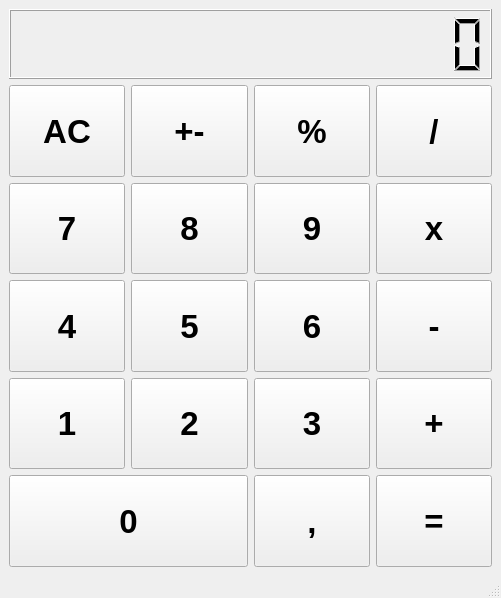
<?xml version="1.0" encoding="UTF-8"?>
<ui version="4.0">
 <class>MainWindow</class>
 <widget class="QMainWindow" name="MainWindow">
  <property name="geometry">
   <rect>
    <x>0</x>
    <y>0</y>
    <width>501</width>
    <height>598</height>
   </rect>
  </property>
  <property name="minimumSize">
   <size>
    <width>345</width>
    <height>372</height>
   </size>
  </property>
  <property name="maximumSize">
   <size>
    <width>501</width>
    <height>598</height>
   </size>
  </property>
  <property name="windowTitle">
   <string>MainWindow</string>
  </property>
  <widget class="QWidget" name="centralWidget">
   <layout class="QVBoxLayout" name="verticalLayout">
    <item>
     <layout class="QGridLayout" name="gridCalculation">
      <item row="0" column="0" colspan="4">
       <widget class="QLCDNumber" name="lcdNumber">
        <property name="sizePolicy">
         <sizepolicy hsizetype="Minimum" vsizetype="Fixed">
          <horstretch>0</horstretch>
          <verstretch>0</verstretch>
         </sizepolicy>
        </property>
        <property name="minimumSize">
         <size>
          <width>0</width>
          <height>70</height>
         </size>
        </property>
        <property name="digitCount">
         <number>15</number>
        </property>
       </widget>
      </item>
      <item row="1" column="0">
       <widget class="QPushButton" name="bAc">
        <property name="sizePolicy">
         <sizepolicy hsizetype="Minimum" vsizetype="Minimum">
          <horstretch>0</horstretch>
          <verstretch>0</verstretch>
         </sizepolicy>
        </property>
        <property name="font">
         <font>
          <pointsize>25</pointsize>
          <weight>75</weight>
          <bold>true</bold>
         </font>
        </property>
        <property name="text">
         <string>AC</string>
        </property>
       </widget>
      </item>
      <item row="1" column="1">
       <widget class="QPushButton" name="bAm">
        <property name="sizePolicy">
         <sizepolicy hsizetype="Minimum" vsizetype="Minimum">
          <horstretch>0</horstretch>
          <verstretch>0</verstretch>
         </sizepolicy>
        </property>
        <property name="font">
         <font>
          <pointsize>25</pointsize>
          <weight>75</weight>
          <bold>true</bold>
         </font>
        </property>
        <property name="text">
         <string>+-</string>
        </property>
       </widget>
      </item>
      <item row="1" column="2">
       <widget class="QPushButton" name="bPercent">
        <property name="sizePolicy">
         <sizepolicy hsizetype="Minimum" vsizetype="Minimum">
          <horstretch>0</horstretch>
          <verstretch>0</verstretch>
         </sizepolicy>
        </property>
        <property name="font">
         <font>
          <pointsize>25</pointsize>
          <weight>75</weight>
          <bold>true</bold>
         </font>
        </property>
        <property name="text">
         <string>%</string>
        </property>
       </widget>
      </item>
      <item row="1" column="3">
       <widget class="QPushButton" name="bDividion">
        <property name="sizePolicy">
         <sizepolicy hsizetype="Minimum" vsizetype="Minimum">
          <horstretch>0</horstretch>
          <verstretch>0</verstretch>
         </sizepolicy>
        </property>
        <property name="font">
         <font>
          <pointsize>25</pointsize>
          <weight>75</weight>
          <bold>true</bold>
         </font>
        </property>
        <property name="text">
         <string>/</string>
        </property>
       </widget>
      </item>
      <item row="2" column="0">
       <widget class="QPushButton" name="b7">
        <property name="sizePolicy">
         <sizepolicy hsizetype="Minimum" vsizetype="Minimum">
          <horstretch>0</horstretch>
          <verstretch>0</verstretch>
         </sizepolicy>
        </property>
        <property name="font">
         <font>
          <pointsize>25</pointsize>
          <weight>75</weight>
          <bold>true</bold>
         </font>
        </property>
        <property name="text">
         <string>7</string>
        </property>
       </widget>
      </item>
      <item row="2" column="1">
       <widget class="QPushButton" name="b8">
        <property name="sizePolicy">
         <sizepolicy hsizetype="Minimum" vsizetype="Minimum">
          <horstretch>0</horstretch>
          <verstretch>0</verstretch>
         </sizepolicy>
        </property>
        <property name="font">
         <font>
          <pointsize>25</pointsize>
          <weight>75</weight>
          <bold>true</bold>
         </font>
        </property>
        <property name="text">
         <string>8</string>
        </property>
       </widget>
      </item>
      <item row="2" column="2">
       <widget class="QPushButton" name="b9">
        <property name="sizePolicy">
         <sizepolicy hsizetype="Minimum" vsizetype="Minimum">
          <horstretch>0</horstretch>
          <verstretch>0</verstretch>
         </sizepolicy>
        </property>
        <property name="font">
         <font>
          <pointsize>25</pointsize>
          <weight>75</weight>
          <bold>true</bold>
         </font>
        </property>
        <property name="text">
         <string>9</string>
        </property>
       </widget>
      </item>
      <item row="2" column="3">
       <widget class="QPushButton" name="bMultiply">
        <property name="sizePolicy">
         <sizepolicy hsizetype="Minimum" vsizetype="Minimum">
          <horstretch>0</horstretch>
          <verstretch>0</verstretch>
         </sizepolicy>
        </property>
        <property name="font">
         <font>
          <pointsize>25</pointsize>
          <weight>75</weight>
          <bold>true</bold>
         </font>
        </property>
        <property name="text">
         <string>x</string>
        </property>
       </widget>
      </item>
      <item row="3" column="0">
       <widget class="QPushButton" name="b4">
        <property name="sizePolicy">
         <sizepolicy hsizetype="Minimum" vsizetype="Minimum">
          <horstretch>0</horstretch>
          <verstretch>0</verstretch>
         </sizepolicy>
        </property>
        <property name="font">
         <font>
          <pointsize>25</pointsize>
          <weight>75</weight>
          <bold>true</bold>
         </font>
        </property>
        <property name="text">
         <string>4</string>
        </property>
       </widget>
      </item>
      <item row="3" column="1">
       <widget class="QPushButton" name="b5">
        <property name="sizePolicy">
         <sizepolicy hsizetype="Minimum" vsizetype="Minimum">
          <horstretch>0</horstretch>
          <verstretch>0</verstretch>
         </sizepolicy>
        </property>
        <property name="font">
         <font>
          <pointsize>25</pointsize>
          <weight>75</weight>
          <bold>true</bold>
         </font>
        </property>
        <property name="text">
         <string>5</string>
        </property>
       </widget>
      </item>
      <item row="3" column="2">
       <widget class="QPushButton" name="b6">
        <property name="sizePolicy">
         <sizepolicy hsizetype="Minimum" vsizetype="Minimum">
          <horstretch>0</horstretch>
          <verstretch>0</verstretch>
         </sizepolicy>
        </property>
        <property name="font">
         <font>
          <pointsize>25</pointsize>
          <weight>75</weight>
          <bold>true</bold>
         </font>
        </property>
        <property name="text">
         <string>6</string>
        </property>
       </widget>
      </item>
      <item row="3" column="3">
       <widget class="QPushButton" name="bSubtract">
        <property name="sizePolicy">
         <sizepolicy hsizetype="Minimum" vsizetype="Minimum">
          <horstretch>0</horstretch>
          <verstretch>0</verstretch>
         </sizepolicy>
        </property>
        <property name="font">
         <font>
          <pointsize>25</pointsize>
          <weight>75</weight>
          <bold>true</bold>
         </font>
        </property>
        <property name="text">
         <string>-</string>
        </property>
       </widget>
      </item>
      <item row="4" column="0">
       <widget class="QPushButton" name="b1">
        <property name="sizePolicy">
         <sizepolicy hsizetype="Minimum" vsizetype="Minimum">
          <horstretch>0</horstretch>
          <verstretch>0</verstretch>
         </sizepolicy>
        </property>
        <property name="font">
         <font>
          <pointsize>25</pointsize>
          <weight>75</weight>
          <bold>true</bold>
         </font>
        </property>
        <property name="text">
         <string>1</string>
        </property>
       </widget>
      </item>
      <item row="4" column="1">
       <widget class="QPushButton" name="b2">
        <property name="sizePolicy">
         <sizepolicy hsizetype="Minimum" vsizetype="Minimum">
          <horstretch>0</horstretch>
          <verstretch>0</verstretch>
         </sizepolicy>
        </property>
        <property name="font">
         <font>
          <pointsize>25</pointsize>
          <weight>75</weight>
          <bold>true</bold>
         </font>
        </property>
        <property name="text">
         <string>2</string>
        </property>
       </widget>
      </item>
      <item row="4" column="2">
       <widget class="QPushButton" name="b3">
        <property name="sizePolicy">
         <sizepolicy hsizetype="Minimum" vsizetype="Minimum">
          <horstretch>0</horstretch>
          <verstretch>0</verstretch>
         </sizepolicy>
        </property>
        <property name="font">
         <font>
          <pointsize>25</pointsize>
          <weight>75</weight>
          <bold>true</bold>
         </font>
        </property>
        <property name="text">
         <string>3</string>
        </property>
       </widget>
      </item>
      <item row="4" column="3">
       <widget class="QPushButton" name="bAdd">
        <property name="sizePolicy">
         <sizepolicy hsizetype="Minimum" vsizetype="Minimum">
          <horstretch>0</horstretch>
          <verstretch>0</verstretch>
         </sizepolicy>
        </property>
        <property name="font">
         <font>
          <pointsize>25</pointsize>
          <weight>75</weight>
          <bold>true</bold>
         </font>
        </property>
        <property name="text">
         <string>+</string>
        </property>
       </widget>
      </item>
      <item row="5" column="2">
       <widget class="QPushButton" name="bDot">
        <property name="sizePolicy">
         <sizepolicy hsizetype="Minimum" vsizetype="Minimum">
          <horstretch>0</horstretch>
          <verstretch>0</verstretch>
         </sizepolicy>
        </property>
        <property name="font">
         <font>
          <pointsize>25</pointsize>
          <weight>75</weight>
          <bold>true</bold>
         </font>
        </property>
        <property name="text">
         <string>,</string>
        </property>
       </widget>
      </item>
      <item row="5" column="3">
       <widget class="QPushButton" name="bEqual">
        <property name="sizePolicy">
         <sizepolicy hsizetype="Minimum" vsizetype="Minimum">
          <horstretch>0</horstretch>
          <verstretch>0</verstretch>
         </sizepolicy>
        </property>
        <property name="font">
         <font>
          <pointsize>25</pointsize>
          <weight>75</weight>
          <bold>true</bold>
         </font>
        </property>
        <property name="text">
         <string>=</string>
        </property>
       </widget>
      </item>
      <item row="5" column="0" colspan="2">
       <widget class="QPushButton" name="b0">
        <property name="sizePolicy">
         <sizepolicy hsizetype="Minimum" vsizetype="Minimum">
          <horstretch>0</horstretch>
          <verstretch>0</verstretch>
         </sizepolicy>
        </property>
        <property name="font">
         <font>
          <pointsize>25</pointsize>
          <weight>75</weight>
          <bold>true</bold>
         </font>
        </property>
        <property name="text">
         <string>0</string>
        </property>
       </widget>
      </item>
     </layout>
    </item>
   </layout>
  </widget>
  <widget class="QMenuBar" name="menubar">
   <property name="geometry">
    <rect>
     <x>0</x>
     <y>0</y>
     <width>501</width>
     <height>22</height>
    </rect>
   </property>
  </widget>
  <widget class="QStatusBar" name="statusbar"/>
 </widget>
 <resources/>
 <connections/>
</ui>
